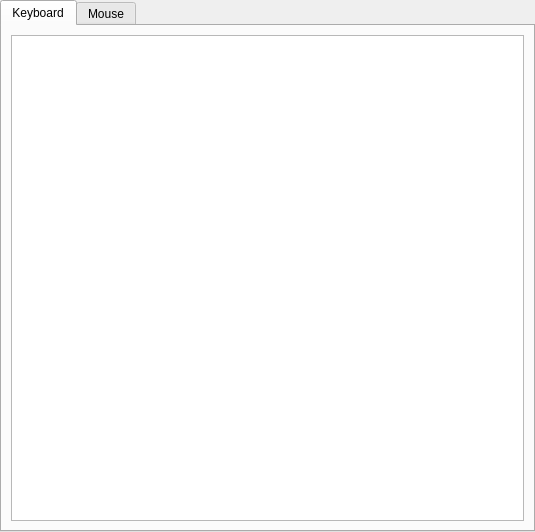
<?xml version="1.0" encoding="UTF-8"?>
<ui version="4.0">
 <class>PrefInput</class>
 <widget class="QWidget" name="PrefInput">
  <property name="geometry">
   <rect>
    <x>0</x>
    <y>0</y>
    <width>535</width>
    <height>532</height>
   </rect>
  </property>
  <property name="windowTitle">
   <string>Input</string>
  </property>
  <property name="windowIcon">
   <iconset theme="input-keyboard"/>
  </property>
  <layout class="QHBoxLayout" name="horizontalLayout_2">
   <property name="spacing">
    <number>3</number>
   </property>
   <property name="leftMargin">
    <number>0</number>
   </property>
   <property name="topMargin">
    <number>0</number>
   </property>
   <property name="rightMargin">
    <number>0</number>
   </property>
   <property name="bottomMargin">
    <number>0</number>
   </property>
   <item>
    <widget class="QTabWidget" name="tabWidget">
     <property name="currentIndex">
      <number>0</number>
     </property>
     <widget class="QWidget" name="tabKeyboard">
      <attribute name="title">
       <string>Keyboard</string>
      </attribute>
      <layout class="QVBoxLayout" name="verticalLayout">
       <property name="spacing">
        <number>3</number>
       </property>
       <property name="leftMargin">
        <number>9</number>
       </property>
       <property name="topMargin">
        <number>9</number>
       </property>
       <property name="rightMargin">
        <number>9</number>
       </property>
       <property name="bottomMargin">
        <number>9</number>
       </property>
       <item>
        <widget class="QTableView" name="tableView"/>
       </item>
      </layout>
     </widget>
     <widget class="QWidget" name="tabMouse">
      <attribute name="title">
       <string>Mouse</string>
      </attribute>
      <layout class="QVBoxLayout" name="verticalLayout_2">
       <item>
        <layout class="QGridLayout" name="mouseButtonsGrid">
         <item row="4" column="0">
          <widget class="QLabel" name="label">
           <property name="text">
            <string>Middle click</string>
           </property>
           <property name="buddy">
            <cstring>middle_click_combo</cstring>
           </property>
          </widget>
         </item>
         <item row="6" column="1">
          <widget class="QComboBox" name="xbutton2_click_combo"/>
         </item>
         <item row="1" column="1">
          <widget class="QComboBox" name="left_click_combo">
           <property name="sizePolicy">
            <sizepolicy hsizetype="Expanding" vsizetype="Fixed">
             <horstretch>0</horstretch>
             <verstretch>0</verstretch>
            </sizepolicy>
           </property>
          </widget>
         </item>
         <item row="0" column="0" colspan="2">
          <widget class="QLabel" name="textLabel1_16">
           <property name="text">
            <string>Button functions:</string>
           </property>
           <property name="wordWrap">
            <bool>false</bool>
           </property>
          </widget>
         </item>
         <item row="3" column="0">
          <widget class="QLabel" name="textLabel3_5">
           <property name="text">
            <string>Right click</string>
           </property>
           <property name="wordWrap">
            <bool>false</bool>
           </property>
           <property name="buddy">
            <cstring>right_click_combo</cstring>
           </property>
          </widget>
         </item>
         <item row="5" column="0">
          <widget class="QLabel" name="label_2">
           <property name="text">
            <string>X Button 1</string>
           </property>
           <property name="buddy">
            <cstring>xbutton1_click_combo</cstring>
           </property>
          </widget>
         </item>
         <item row="4" column="1">
          <widget class="QComboBox" name="middle_click_combo"/>
         </item>
         <item row="2" column="1">
          <widget class="QComboBox" name="double_click_combo">
           <property name="sizePolicy">
            <sizepolicy hsizetype="Expanding" vsizetype="Fixed">
             <horstretch>0</horstretch>
             <verstretch>0</verstretch>
            </sizepolicy>
           </property>
          </widget>
         </item>
         <item row="6" column="0">
          <widget class="QLabel" name="label_3">
           <property name="text">
            <string>X Button 2</string>
           </property>
           <property name="buddy">
            <cstring>xbutton2_click_combo</cstring>
           </property>
          </widget>
         </item>
         <item row="3" column="1">
          <widget class="QComboBox" name="right_click_combo">
           <property name="sizePolicy">
            <sizepolicy hsizetype="Expanding" vsizetype="Fixed">
             <horstretch>0</horstretch>
             <verstretch>0</verstretch>
            </sizepolicy>
           </property>
          </widget>
         </item>
         <item row="2" column="0">
          <widget class="QLabel" name="textLabel3_4">
           <property name="text">
            <string>Double click</string>
           </property>
           <property name="wordWrap">
            <bool>false</bool>
           </property>
           <property name="buddy">
            <cstring>double_click_combo</cstring>
           </property>
          </widget>
         </item>
         <item row="1" column="0">
          <widget class="QLabel" name="textLabel2_6">
           <property name="text">
            <string>Left click</string>
           </property>
           <property name="wordWrap">
            <bool>false</bool>
           </property>
           <property name="buddy">
            <cstring>left_click_combo</cstring>
           </property>
          </widget>
         </item>
         <item row="5" column="1">
          <widget class="QComboBox" name="xbutton1_click_combo"/>
         </item>
         <item row="0" column="2" rowspan="7">
          <spacer name="horizontalSpacer">
           <property name="orientation">
            <enum>Qt::Orientation::Horizontal</enum>
           </property>
           <property name="sizeHint" stdset="0">
            <size>
             <width>40</width>
             <height>20</height>
            </size>
           </property>
          </spacer>
         </item>
        </layout>
       </item>
       <item>
        <spacer name="verticalSpacer">
         <property name="orientation">
          <enum>Qt::Orientation::Vertical</enum>
         </property>
         <property name="sizeHint" stdset="0">
          <size>
           <width>20</width>
           <height>293</height>
          </size>
         </property>
        </spacer>
       </item>
      </layout>
     </widget>
    </widget>
   </item>
  </layout>
 </widget>
 <resources>
  <include location="../icons/res.qrc"/>
 </resources>
 <connections/>
</ui>
